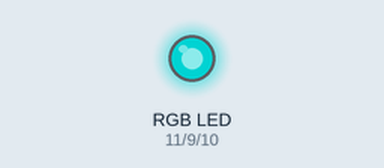
Simulated run of this sketch. Board: Arduino Uno, built with avr-gcc and run on an emulated ATmega328P. On the bench: an RGB LED mixed from three pins (HIGH = lit). Dim RGB values are drawn brighter than linear.

Above: at 0.1 s.
Timing chart, 0 to 1.6 s (numbered marks = the images above):
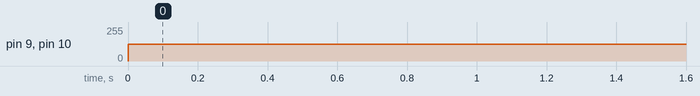

The sketch:

rgb_led.ino
```cpp
int green=9;
int blue=10;
int red=11;

void setup()
{
  pinMode(red,OUTPUT);
  pinMode(green,OUTPUT);
  pinMode(blue,OUTPUT);
}

void loop()
{
    analogWrite(red,0);
    analogWrite(blue,125);
    analogWrite(green,125);
}
```

Measured:
- by itself, pin 9 (green), pin 10 (blue): 0/255 → 125/255 at 0.00 s
